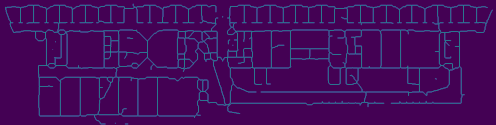
#> input picture cv-floorplan/SkeletonTrace/skeleton.png, 496 x 125 px
$ jupyter execute lsd.ipynb
#> lines starting #> are read from the running program, lines starting #| are printed output that depends on the picture
[cell 1]
import cv2
import numpy as np
import matplotlib.pyplot as plt
from skimage.morphology import skeletonize

[cell 2]
# Function to merge nearly overlapping lines representing the same wall
def merge_lines(lines, merge_threshold=5, angle_threshold=np.deg2rad(10)):
    # """
    # Merge lines that are close to each other and roughly parallel.

    # :param lines: Detected lines in the form of (x1, y1, x2, y2).
    # :param merge_threshold: Distance threshold to consider lines for merging.
    # :param angle_threshold: Angle threshold to consider lines as parallel (in radians).
    # :return: Merged lines.
    # """
    # if not lines:
    #     return []

    # # Helper function to calculate the angle of a line
    # def line_angle(line):
    #     return np.arctan2(line[3] - line[1], line[2] - line[0])

    # # Helper function to calculate distance between two points
    # def point_distance(x1, y1, x2, y2):
    #     return np.sqrt((x2 - x1)**2 + (y2 - y1)**2)

    # # Helper function to calculate the minimum distance between two lines
    # def line_distance(l1, l2):
    #     # Points of the first line
    #     x1, y1, x2, y2 = l1
    #     # Points of the second line
    #     x3, y3, x4, y4 = l2

    #     # Calculate distances from each endpoint of l2 to l1
    #     distances = [point_distance(x1, y1, x3, y3), point_distance(x1, y1, x4, y4),
    #                  point_distance(x2, y2, x3, y3), point_distance(x2, y2, x4, y4)]

    #     return min(distances)

    # # Initialize merged lines list
    # merged_lines = []
    # used_indices = set()

    # for i, line1 in enumerate(lines):
    #     if i in used_indices:
    #         continue

    #     # Find a line to merge with
    #     for j, line2 in enumerate(lines):
    #         if i != j and j not in used_indices:
    #             # Check if lines are close enough and roughly parallel
    #             if (line_distance(line1, line2) < merge_threshold and
    #                 abs(line_angle(line1) - line_angle(line2)) < angle_threshold):

    #                 # Merge lines by averaging their endpoints
    #                 merged_line = [(line1[0] + line2[0]) / 2, (line1[1] + line2[1]) / 2,
    #                                (line1[2] + line2[2]) / 2, (line1[3] + line2[3]) / 2]
    #                 merged_lines.append(merged_line)

    #                 # Mark indices as used
    #                 used_indices.add(i)
    #                 used_indices.add(j)
    #                 break
    #     else:
    #         # If no merge partner found, keep the original line
    #         if i not in used_indices:
    #             merged_lines.append(line1)

    # return merged_lines
    return lines

# Read gray image
# img = cv2.imread("originaldfp_E2_3.png", cv2.IMREAD_GRAYSCALE)
img = cv2.imread("SkeletonTrace/skeleton.png", cv2.IMREAD_GRAYSCALE)
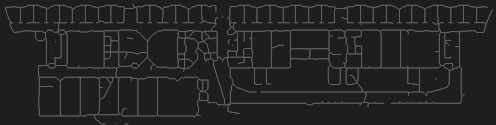
#> img: shape (125, 496); min 30, max 112, mean 36.5

plt.figure()
plt.imshow(img)


# Create default parametrization LSD
lsd = cv2.createLineSegmentDetector(0)

# Detect lines in the image
lines = lsd.detect(img)[0]  # Position 0 of the returned tuple are the detected lines
#> lines = 348 rows, first 6: [288.9, 33.12, 288.9, 64.38], [459.8, 65.62, 459.8, 33.12], [135.6, 27.97, 81.85, 29.89], [419.8, 88.13, 419.8, 70.62], [97.77, 79.37, 97.73, 109.4], [340.6, 27.7, 234.4, 29.65]

# Create a DataFrame to hold line segment data
line_segments = []

# Populate DataFrame
for line in lines:
    x1, y1, x2, y2 = line[0]
    line_segments.append([x1, y1, x2, y2])
#> this loop made 348 passes
#> after the loop, line_segments = 348 items, first 6: [288.9, 33.12, 288.9, 64.38], [459.8, 65.62, 459.8, 33.12], [135.6, 27.97, 81.85, 29.89], [419.8, 88.13, 419.8, 70.62], [97.77, 79.37, 97.73, 109.4], [340.6, 27.7, 234.4, 29.65]

# Now we will call the merge_lines function to merge the detected lines
merged_line_segments = merge_lines(line_segments)
#> merged_line_segments has the same summary as line_segments

# Function to generate SVG content from line segments
def generate_svg_content(line_segments):
    svg_content = '<svg width="1600" height="400" xmlns="http://www.w3.org/2000/svg">\n'
    for line in line_segments:
        x1, y1, x2, y2 = line
        svg_content += f'<line x1="{x1}" y1="{y1}" x2="{x2}" y2="{y2}" stroke="black" stroke-width="2"/>\n'
    svg_content += '</svg>'
    return svg_content

# Generate SVG content with the merged lines
svg_data = generate_svg_content(merged_line_segments)

# Save to SVG file
svg_file_path = 'line_segments.svg'
with open(svg_file_path, 'w') as file:
    file.write(svg_data)

# Return the path to the saved SVG file
svg_file_path
